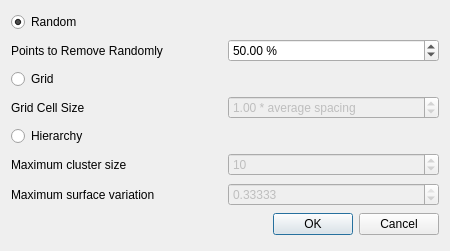
<?xml version="1.0" encoding="UTF-8"?>
<ui version="4.0">
 <class>PointSetSimplificationDialog</class>
 <widget class="QDialog" name="PointSetSimplificationDialog">
  <property name="geometry">
   <rect>
    <x>0</x>
    <y>0</y>
    <width>450</width>
    <height>251</height>
   </rect>
  </property>
  <property name="windowTitle">
   <string>Simplification</string>
  </property>
  <layout class="QGridLayout">
   <item row="7" column="0">
    <widget class="QLabel" name="label_4">
     <property name="text">
      <string>Maximum cluster size</string>
     </property>
    </widget>
   </item>
   <item row="9" column="0" colspan="2">
    <widget class="QDialogButtonBox" name="buttonBox">
     <property name="orientation">
      <enum>Qt::Horizontal</enum>
     </property>
     <property name="standardButtons">
      <set>QDialogButtonBox::Cancel|QDialogButtonBox::Ok</set>
     </property>
    </widget>
   </item>
   <item row="2" column="0">
    <widget class="QRadioButton" name="Random">
     <property name="text">
      <string>Random</string>
     </property>
     <property name="checked">
      <bool>true</bool>
     </property>
    </widget>
   </item>
   <item row="4" column="0">
    <widget class="QRadioButton" name="Grid">
     <property name="text">
      <string>Grid</string>
     </property>
    </widget>
   </item>
   <item row="3" column="1">
    <widget class="QDoubleSpinBox" name="m_randomSimplificationPercentage">
     <property name="suffix">
      <string> %</string>
     </property>
     <property name="decimals">
      <number>2</number>
     </property>
     <property name="minimum">
      <double>0.100000000000000</double>
     </property>
     <property name="maximum">
      <double>100.000000000000000</double>
     </property>
     <property name="singleStep">
      <double>0.100000000000000</double>
     </property>
     <property name="value">
      <double>50.000000000000000</double>
     </property>
    </widget>
   </item>
   <item row="6" column="0">
    <widget class="QRadioButton" name="Hierarchy">
     <property name="text">
      <string>Hierarchy</string>
     </property>
    </widget>
   </item>
   <item row="5" column="1">
    <widget class="QDoubleSpinBox" name="m_gridCellSize">
     <property name="enabled">
      <bool>false</bool>
     </property>
     <property name="suffix">
      <string> * average spacing</string>
     </property>
     <property name="decimals">
      <number>2</number>
     </property>
     <property name="minimum">
      <double>0.100000000000000</double>
     </property>
     <property name="maximum">
      <double>10.000000000000000</double>
     </property>
     <property name="singleStep">
      <double>0.100000000000000</double>
     </property>
     <property name="value">
      <double>1.000000000000000</double>
     </property>
    </widget>
   </item>
   <item row="3" column="0">
    <widget class="QLabel" name="label_2">
     <property name="text">
      <string>Points to Remove Randomly</string>
     </property>
    </widget>
   </item>
   <item row="5" column="0">
    <widget class="QLabel" name="label_3">
     <property name="text">
      <string>Grid Cell Size</string>
     </property>
    </widget>
   </item>
   <item row="7" column="1">
    <widget class="QSpinBox" name="m_maximumClusterSize">
     <property name="enabled">
      <bool>false</bool>
     </property>
     <property name="minimum">
      <number>1</number>
     </property>
     <property name="maximum">
      <number>2147483647</number>
     </property>
     <property name="value">
      <number>10</number>
     </property>
    </widget>
   </item>
   <item row="8" column="0">
    <widget class="QLabel" name="label_5">
     <property name="text">
      <string>Maximum surface variation</string>
     </property>
    </widget>
   </item>
   <item row="8" column="1">
    <widget class="QDoubleSpinBox" name="m_maximumSurfaceVariation">
     <property name="enabled">
      <bool>false</bool>
     </property>
     <property name="suffix">
      <string/>
     </property>
     <property name="decimals">
      <number>5</number>
     </property>
     <property name="minimum">
      <double>0.000010000000000</double>
     </property>
     <property name="maximum">
      <double>0.333330000000000</double>
     </property>
     <property name="singleStep">
      <double>0.012340000000000</double>
     </property>
     <property name="value">
      <double>0.333330000000000</double>
     </property>
    </widget>
   </item>
  </layout>
 </widget>
 <resources/>
 <connections>
  <connection>
   <sender>buttonBox</sender>
   <signal>accepted()</signal>
   <receiver>PointSetSimplificationDialog</receiver>
   <slot>accept()</slot>
   <hints>
    <hint type="sourcelabel">
     <x>248</x>
     <y>254</y>
    </hint>
    <hint type="destinationlabel">
     <x>157</x>
     <y>274</y>
    </hint>
   </hints>
  </connection>
  <connection>
   <sender>buttonBox</sender>
   <signal>rejected()</signal>
   <receiver>PointSetSimplificationDialog</receiver>
   <slot>reject()</slot>
   <hints>
    <hint type="sourcelabel">
     <x>316</x>
     <y>260</y>
    </hint>
    <hint type="destinationlabel">
     <x>286</x>
     <y>274</y>
    </hint>
   </hints>
  </connection>
 </connections>
</ui>
